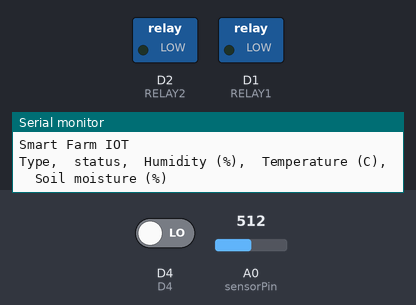
Recording of a sketch running on a simulated ESP8266 (NodeMCU). On the bench: switched loads named in the sketch (green lamp = pin HIGH), the last lines printed to the serial monitor. Inputs (shaded band) come from the test bench; at power-on: A0 (sensorPin) = 512, D4 LOW. WiFi joins after 1.5 s; servers stay silent unless stated; web services answer with replies made up by the test bench.

Above: at 3.2 s.
3.3 s: A0 (sensorPin) set to 526
At 8.3 s:
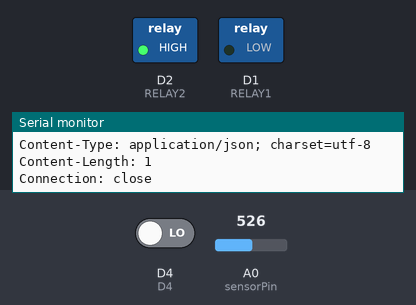
8.6 s: A0 (sensorPin) set to 511
At 19.3 s:
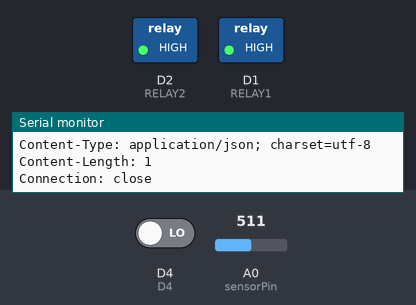
20.0 s: A0 (sensorPin) set to 716
At 30.3 s:
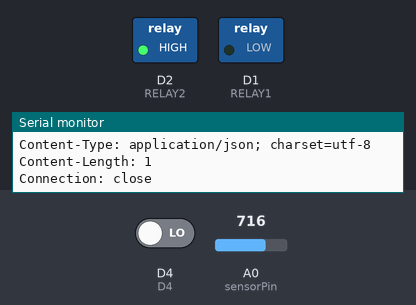
31.4 s: A0 (sensorPin) set to 306
At 42.4 s:
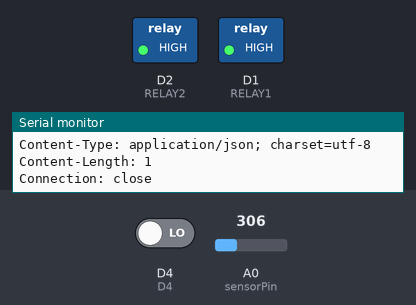
Timing chart, 0 to 43.8 s (numbered marks = the images above; inputs shaded):
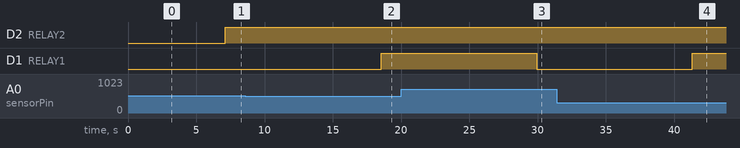

Measured:
- the behaviour switches between 516 and 517 on A0 (sensorPin) (found by bisection; images 0 and 1)
- after the input at 3.3 s, D1 (RELAY1): stays LOW (without the input it goes to HIGH after 3.8 s)
- after the input at 8.6 s, D1 (RELAY1): LOW → HIGH after 9.9 s
- after the input at 20.0 s, D1 (RELAY1): HIGH → LOW after 9.9 s
- after the input at 31.4 s, D1 (RELAY1): LOW → HIGH after 9.9 s

The sketch:

SmartFarmIOT.ino
```cpp
#include <ESP8266WiFi.h>


#include "dht.h"

dht DHT;

#define D0 16
#define D1 5 // I2C Bus SCL (clock)
#define D2 4 // I2C Bus SDA (data)
#define D3 0
#define D4 2 // Same as "LED_BUILTIN", but inverted logic
#define D5 14 // SPI Bus SCK (clock)
#define D6 12 // SPI Bus MISO
#define D7 13 // SPI Bus MOSI
#define D8 15 // SPI Bus SS (CS)
#define D9 3 // RX0 (Serial console)
#define D10 1 // TX0 (Serial console)

#define turn_On 0
#define turn_Off 1

#define DHT11_PIN D4

int sensorPin = A0;
int sensorValue;

int RELAY1 = D1;
int RELAY2 = D2;


// WIFI
const char* ssid     = "KANING HOME_2.4GHz";    // SSID Wifi
const char* password = "0000000000";   // Password Wifi

const char* host = "api.thingspeak.com";    // Host ของ thingspeak ไม่ต้องแก้ไข
const char* api   = "26CNRNMR7HEABR4K";  //API Key ที่เราจำไว้ ในขั้นต้นเมื่อกี้


void setup()
{
  Serial.begin(9600);

   // We start by connecting to a WiFi network

  Serial.print("Connecting to ");
  Serial.println(ssid);
  WiFi.begin(ssid, password);
  while (WiFi.status() != WL_CONNECTED) {
    delay(1000);
    Serial.print(".");
  }

  Serial.println("");
  Serial.println("WiFi connected");
  Serial.println("IP address: ");
  Serial.println(WiFi.localIP());
   Serial.println();

  pinMode(RELAY1, OUTPUT);
  pinMode(RELAY2, OUTPUT);


  Serial.println();
  Serial.println("Smart Farm IOT");
  Serial.println("Type,\tstatus,\tHumidity (%),\tTemperature (C),\tSoil moisture (%)");
}

void loop()
{
  delay(5000);

  // READ DATA
  Serial.print("DHT11, \t");
  int chk = DHT.read11(DHT11_PIN);
  switch (chk)
  {
    case DHTLIB_OK:
    Serial.print("OK,\t");
    break;
    case DHTLIB_ERROR_CHECKSUM:
    Serial.print("Checksum error,\t");
    break;
    case DHTLIB_ERROR_TIMEOUT:
    Serial.print("Time out error,\t");
    break;
    default:
    Serial.print("Unknown error,\t");
    break;
  }
  // DISPLAY DATA
  Serial.print("Humidity (%): ");
  Serial.print(DHT.humidity, 1);
  Serial.print(",\t");
  Serial.print("Temperature (C): ");
  Serial.print(DHT.temperature, 1);
  Serial.print(",\t");

  sensorValue = analogRead(sensorPin);
  sensorValue = map(sensorValue, 0, 1023, 100, 0);
  Serial.print("Soil moisture (%): ");
  Serial.println(sensorValue);


  if(sensorValue < 50 && DHT.temperature > 30){
    digitalWrite(RELAY1, turn_On);
    digitalWrite(RELAY2, turn_On);
  }
  else{
    if(sensorValue < 50){
      digitalWrite(RELAY1, turn_On);
    }
    else{
      digitalWrite(RELAY1, turn_Off);
    }

    if(DHT.temperature > 30){
      digitalWrite(RELAY2, turn_On);
    }
    else{
      digitalWrite(RELAY2, turn_Off);
    }
  }

  // Use WiFiClient class to create TCP connections
  WiFiClient client;
  const int httpPort = 80;
  if (!client.connect(host, httpPort)) {
    Serial.println("connection failed");

    delay(10000);
  }
  else
  {
    // We now create a URI for the request
    String url = "/update?api_key=";
    url += api;
    url += "&field1=";
    url += DHT.humidity;
    url += "&field2=";
    url += DHT.temperature;
    url += "&field3=";
    url += sensorValue;

    // เราจะส่งข้อมูล https://api.thingspeak.com/update?api_key=26CNRNMR7HEABR4K&field1=(ความชื่น)&field2=(อุณภูมิ)&fields=(ความชื้นของดิน)
    Serial.print("Requesting URL: ");
    Serial.println(url);

    // This will send the request to the server
    client.print(String("GET ") + url + " HTTP/1.1\r\n" + "Host: " + host + "\r\n" + "Connection: close\r\n\r\n");

    // Read all the lines of the reply from server and print them to Serial
    while(client.available()){
      String line = client.readStringUntil('\r');
      Serial.print(line);
    }

    Serial.println();
    Serial.println("closing connection");
  }

  delay(5000);
}
```

dht.cpp
```cpp
//
//    FILE: dht.cpp
//  AUTHOR: Rob Tillaart
// VERSION: 0.2.4
// PURPOSE: DHT Temperature & Humidity Sensor library for Arduino
//     URL: https://github.com/RobTillaart/Arduino/tree/master/libraries/DHTstable
//
// HISTORY:
// 0.2.4  2018-04-03 add get-/setDisableIRQ(bool b)
// 0.2.3  2018-02-21 change #defines in const int to enforce return types.
//                   https://github.com/RobTillaart/Arduino/issues/94
// 0.2.2  2017-12-12 add support for AM23XX types more explicitly
// 0.2.1  2017-09-20 fix https://github.com/RobTillaart/Arduino/issues/80
// 0.2.0  2017-07-24 fix https://github.com/RobTillaart/Arduino/issues/31 + 33
// 0.1.13 fix negative temperature
// 0.1.12 support DHT33 and DHT44 initial version
// 0.1.11 renamed DHTLIB_TIMEOUT
// 0.1.10 optimized faster WAKEUP + TIMEOUT
// 0.1.09 optimize size: timeout check + use of mask
// 0.1.08 added formula for timeout based upon clockspeed
// 0.1.07 added support for DHT21
// 0.1.06 minimize footprint (2012-12-27)
// 0.1.05 fixed negative temperature bug (thanks to Roseman)
// 0.1.04 improved readability of code using DHTLIB_OK in code
// 0.1.03 added error values for temp and humidity when read failed
// 0.1.02 added error codes
// 0.1.01 added support for Arduino 1.0, fixed typos (31/12/2011)
// 0.1.0 by Rob Tillaart (01/04/2011)
//
// inspired by DHT11 library
//
// Released to the public domain
//

#include "dht.h"

/////////////////////////////////////////////////////
//
// PUBLIC
//

// return values:
// DHTLIB_OK
// DHTLIB_ERROR_CHECKSUM
// DHTLIB_ERROR_TIMEOUT
int dht::read11(uint8_t pin)
{
    // READ VALUES
    if (_disableIRQ) noInterrupts();
    int rv = _readSensor(pin, DHTLIB_DHT11_WAKEUP);
    if (_disableIRQ) interrupts();
    if (rv != DHTLIB_OK)
    {
        humidity    = DHTLIB_INVALID_VALUE; // invalid value, or is NaN prefered?
        temperature = DHTLIB_INVALID_VALUE; // invalid value
        return rv;
    }

    // CONVERT AND STORE
    humidity = bits[0] + bits[1] * 0.1;
    temperature = (bits[2] & 0x7F) + bits[3] * 0.1;
    if (bits[2] & 0x80)  // negative temperature
    {
        temperature = -temperature;
    }

    // TEST CHECKSUM
    uint8_t sum = bits[0] + bits[1] + bits[2] + bits[3];
    if (bits[4] != sum)
    {
      return DHTLIB_ERROR_CHECKSUM;
    }
    return DHTLIB_OK;
}

// return values:
// DHTLIB_OK
// DHTLIB_ERROR_CHECKSUM
// DHTLIB_ERROR_TIMEOUT
int dht::read(uint8_t pin)
{
    // READ VALUES
    if (_disableIRQ) noInterrupts();
    int rv = _readSensor(pin, DHTLIB_DHT_WAKEUP);
    if (_disableIRQ) interrupts();
    if (rv != DHTLIB_OK)
    {
        humidity    = DHTLIB_INVALID_VALUE;  // NaN prefered?
        temperature = DHTLIB_INVALID_VALUE;  // NaN prefered?
        return rv; // propagate error value
    }

    // CONVERT AND STORE
    humidity = word(bits[0], bits[1]) * 0.1;
    temperature = word(bits[2] & 0x7F, bits[3]) * 0.1;
    if (bits[2] & 0x80)  // negative temperature
    {
        temperature = -temperature;
    }

    // TEST CHECKSUM
    uint8_t sum = bits[0] + bits[1] + bits[2] + bits[3];
    if (bits[4] != sum)
    {
        return DHTLIB_ERROR_CHECKSUM;
    }
    return DHTLIB_OK;
}

/////////////////////////////////////////////////////
//
// PRIVATE
//

// return values:
// DHTLIB_OK
// DHTLIB_ERROR_TIMEOUT
int dht::_readSensor(uint8_t pin, uint8_t wakeupDelay)
{
    // INIT BUFFERVAR TO RECEIVE DATA
    uint8_t mask = 128;
    uint8_t idx = 0;

    // EMPTY BUFFER
    for (uint8_t i = 0; i < 5; i++) bits[i] = 0;

    // REQUEST SAMPLE
    pinMode(pin, OUTPUT);
    digitalWrite(pin, LOW);
    delay(wakeupDelay);
    pinMode(pin, INPUT);
    delayMicroseconds(40);

    // GET ACKNOWLEDGE or TIMEOUT
    uint16_t loopCnt = DHTLIB_TIMEOUT;
    while(digitalRead(pin) == LOW)
    {
        if (--loopCnt == 0) return DHTLIB_ERROR_TIMEOUT;
    }

    loopCnt = DHTLIB_TIMEOUT;
    while(digitalRead(pin) == HIGH)
    {
        if (--loopCnt == 0) return DHTLIB_ERROR_TIMEOUT;
    }

    // READ THE OUTPUT - 40 BITS => 5 BYTES
    for (uint8_t i = 40; i != 0; i--)
    {
        loopCnt = DHTLIB_TIMEOUT;
        while(digitalRead(pin) == LOW)
        {
            if (--loopCnt == 0) return DHTLIB_ERROR_TIMEOUT;
        }

        uint32_t t = micros();

        loopCnt = DHTLIB_TIMEOUT;
        while(digitalRead(pin) == HIGH)
        {
            if (--loopCnt == 0) return DHTLIB_ERROR_TIMEOUT;
        }

        if ((micros() - t) > 40)
        {
            bits[idx] |= mask;
        }
        mask >>= 1;
        if (mask == 0)   // next byte?
        {
            mask = 128;
            idx++;
        }
    }

    return DHTLIB_OK;
}
//
// END OF FILE
//
```

dht.h
```cpp
//
//    FILE: dht.h
//  AUTHOR: Rob Tillaart
// VERSION: 0.2.4
// PURPOSE: DHT Temperature & Humidity Sensor library for Arduino
//     URL: https://github.com/RobTillaart/Arduino/tree/master/libraries/DHTstable
//
// HISTORY:
// see dht.cpp file
//

#ifndef dht_h
#define dht_h

#if ARDUINO < 100
#include <WProgram.h>
#else
#include <Arduino.h>
#endif

#define DHT_LIB_VERSION "0.2.3 - dhtstable"

const int DHTLIB_OK              = 0;
const int DHTLIB_ERROR_CHECKSUM  = -1;
const int DHTLIB_ERROR_TIMEOUT   = -2;
const int DHTLIB_INVALID_VALUE   = -999;

const int DHTLIB_DHT11_WAKEUP    = 18;
const int DHTLIB_DHT_WAKEUP      = 1;

// max timeout is 100usec.
// For a 16Mhz proc that is max 1600 clock cycles
// loops using TIMEOUT use at least 4 clock cycli
// so 100 us takes max 400 loops
// so by dividing F_CPU by 40000 we "fail" as fast as possible
const int DHTLIB_TIMEOUT = (F_CPU/40000);

class dht
{
public:
    // return values:
    // DHTLIB_OK
    // DHTLIB_ERROR_CHECKSUM
    // DHTLIB_ERROR_TIMEOUT
    int read11(uint8_t pin);      // DHT11 & DHT12
    int read(uint8_t pin);        // DHT22

    inline int read12(uint8_t pin)   { return read11(pin); }; // ok
    inline int read21(uint8_t pin)   { return read(pin); };   // ok
    inline int read22(uint8_t pin)   { return read(pin); };   // ok
    inline int read33(uint8_t pin)   { return read(pin); };   // ok
    inline int read44(uint8_t pin)   { return read(pin); };   // ok
    inline int read2301(uint8_t pin) { return read(pin); };   // ok
    inline int read2302(uint8_t pin) { return read(pin); };   // ok
    inline int read2320(uint8_t pin) { return read(pin); };   //.ok
    inline int read2322(uint8_t pin) { return read(pin); };   // ok

    float humidity;
    float temperature;

    bool getDisableIRQ()              { return _disableIRQ; };
    void setDisableIRQ(bool b )       { _disableIRQ = b; };

private:
    uint8_t bits[5];  // buffer to receive data
    int     _readSensor(uint8_t pin, uint8_t wakeupDelay);
    bool    _disableIRQ = false;
};
#endif
//
// END OF FILE
//
```
